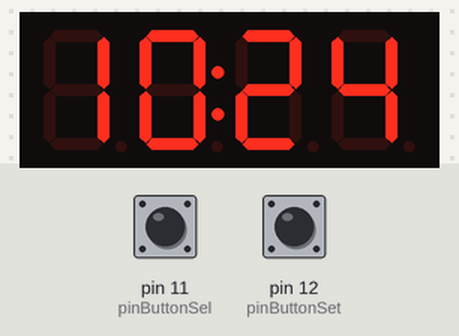
Bench run of a sketch on a simulated Arduino Uno, built with avr-gcc and run on an emulated ATmega328P. Shown: 4-digit seven-segment display. Wiring (inferred from the names in the program): DS1302 clock: CE pin 7; IO pin 8; clock pin 9. Inputs (shaded band) come from the test bench; at power-on: pin 11 (pinButtonSel) HIGH, pin 12 (pinButtonSet) HIGH. The local clock reads 2024-03-15 10:24:30 at power-on unless the sketch sets it; EEPROM starts erased.

Above: at 1.2 s.
1.3 s: pin 11 (pinButtonSel) pulled LOW for 0.15 s
At 1.55 s:
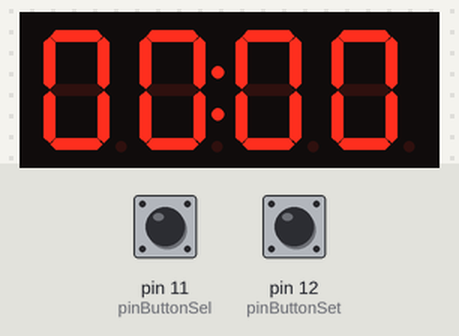
2.0 s: pin 12 (pinButtonSet) pulled LOW for 0.15 s
At 2.27 s:
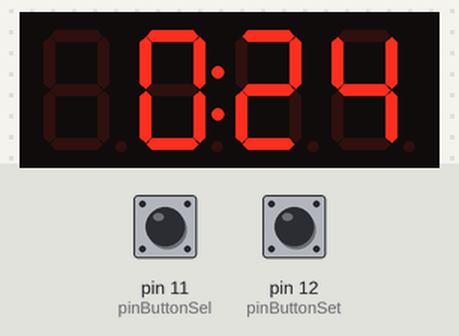
2.7 s: pin 11 (pinButtonSel) pulled LOW for 1 s
At 2.81 s:
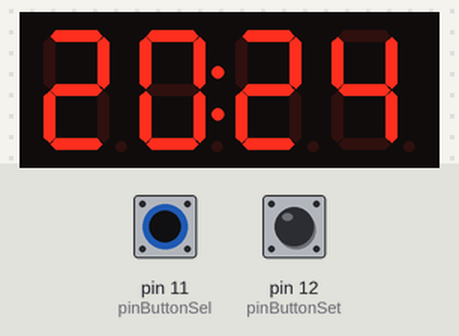
4.3 s: pin 12 (pinButtonSet) pulled LOW for 1 s
At 4.43 s:
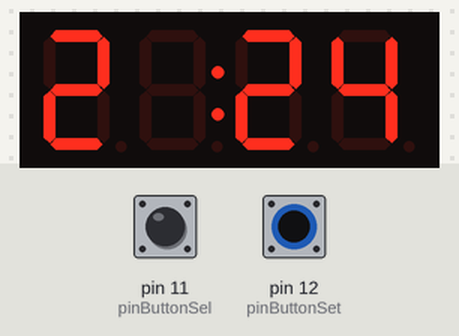
5.9 s: pin 12 (pinButtonSet) pulsed LOW 5 times (0.12 s each, 0.3 s apart)
At 6.61 s:
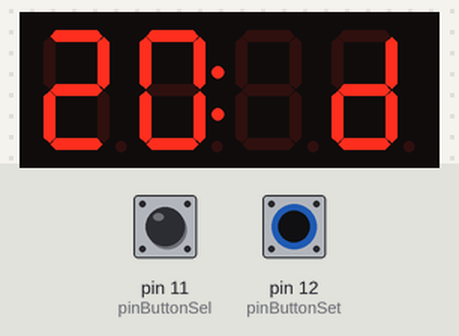
8.9 s: pin 12 (pinButtonSet) pulsed LOW 5 times (0.12 s each, 0.3 s apart)
At 9.6 s:
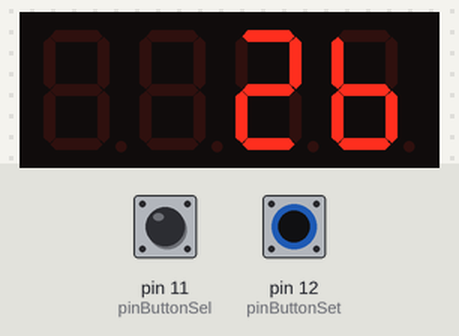
Timing chart, 0 to 11.9 s (numbered marks = the images above; inputs shaded):
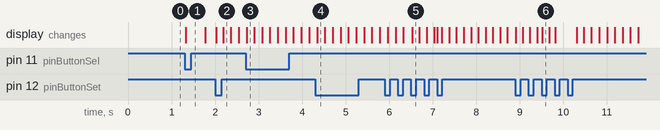

Measured:
- after the input at 1.3 s, the display: changes at once (image 1)
- after the input at 2.7 s, the display: changes at once (image 3)
- after the input at 4.3 s, the display: changes after 0.05 s (image 4)
- after the input at 5.9 s, the display: first differs from a run without the input after 0.25 s (image 5 shows a later state)
- after the input at 8.9 s, the display: first changes at once (image 6 shows a later state)

The sketch:

stop_clock.ino
```cpp
// Clock, written by  Tm4n (check Github)
// using a DS1302 clock module, a tm1637 display driver and two keys for setting the time
// displays humidity and temperature, too

#include <EEPROM.h>
#include <Time.h>

#include "TM1637.h"
#define CLK 3 //pins definitions for TM1637 and can be changed to other ports
#define DIO 2

TM1637 tm1637(CLK,DIO);

#include <stdio.h>
#include <DS1302.h>

const int kCePin   = 7;  // Chip Enable/Rst
const int kIoPin   = 8;  // Input/Output
const int kSclkPin = 9;  // Serial Clock

// Create a DS1302 object.
DS1302 rtc(kCePin, kIoPin, kSclkPin);

#include "Button.h"

// own stuff
int mode = 0;
int brightness = BRIGHT_TYPICAL;

const int pinButtonSel = 11;
const int pinButtonSet = 12;

Button ButtonSel(pinButtonSel, BUTTON_PULLUP_INTERNAL);
Button ButtonSet(pinButtonSet, BUTTON_PULLUP_INTERNAL);


void setup()
{
  // load values from EEPROM
  brightness = EEPROM.read(0);
  if (brightness > 7) brightness = BRIGHT_TYPICAL;

  tm1637.init();
  tm1637.set(brightness);//BRIGHT_TYPICAL = 2,BRIGHT_DARKEST = 0,BRIGHTEST = 7;
  // Initialize a new chip by turning off write protection and clearing the
  // clock halt flag. These methods needn't always be called. See the DS1302
  // datasheet for details.
  rtc.writeProtect(false);
  rtc.halt(false);

  // Make a new time object to set the date and time.
  // Sunday, September 22, 2013 at 01:38:50.
  //nTime t(2014, 6, 12, 22, 55, 50, nTime::kThursday);

  // Set the time and date on the chip.
  //rtc.time(t);
}

int setmode;

void settings()
{
  // set clock

  setmode = 0;
  nTime tm = rtc.time(); // get current time
  tm.sec = 0;
  int h1 = ((int)tm.hr) % 10;
  int h2 = (((int)tm.hr)/10) % 10;

  int m1 = ((int)tm.min) % 10;
  int m2 = (((int)tm.min)/10) % 10;

  int blk = -150;
  while(setmode < 4)
  {
    if (blk >= 150) blk = -150;
    if (blk == -150)
    {
      tm1637.point(true);
      tm1637.display(0,h2);
      tm1637.display(1,h1);
      tm1637.display(2,m2);
      tm1637.display(3,m1);
    }
    if (blk == 0)
    {
      tm1637.point(true);
      if (setmode == 0) tm1637.display(0,18); else tm1637.display(0,h2);
      if (setmode == 1) tm1637.display(1,18); else tm1637.display(1,h1);
      if (setmode == 2) tm1637.display(2,18); else tm1637.display(2,m2);
      if (setmode == 3) tm1637.display(3,18); else tm1637.display(3,m1);
    }
    switch (setmode)
    {
      case 0:
        if (ButtonSel.uniquePress()) h2++;
        if (h2 > 2) h2 = 0;
      break;
      case 1:
        if (ButtonSel.uniquePress()) h1++;
        if (h1 > 3 && h2 == 2) h1 = 0;
        if (h1 > 9) h1 = 0;
      break;
      case 2:
        if (ButtonSel.uniquePress()) m2++;
        if (m2 > 5) m2 = 0;
      break;
      case 3:
        if (ButtonSel.uniquePress()) m1++;
        if (m1 > 9) m1 = 0;
      break;
    }
    if (ButtonSet.uniquePress()) setmode++;
    delay(1);
    blk++;
  }

  tm.sec = 0;
  tm.min = m2*10 + m1;
  tm.hr = h2*10 + h1;

  // upload time to chip
  rtc.time(tm);


  // set date
  setmode = 0;
  tm1637.point(false);
  tm1637.display(2,18);
  tm1637.display(3,13);

  int d1 = ((int)tm.date) % 10;
  int d2 = (((int)tm.date)/10) % 10;

  while (setmode < 2)
  {
    if (blk >= 150) blk = -150;
    if (blk == -150)
    {
      tm1637.display(0,d2);
      tm1637.display(1,d1);

    }
    if (blk == 0)
    {
      if (setmode == 0) tm1637.display(0,18); else tm1637.display(0,d2);
      if (setmode == 1) tm1637.display(1,18); else tm1637.display(1,d1);
    }
    switch (setmode)
    {
      case 0:
        if (ButtonSel.uniquePress()) d2++;
        if (d2 > 3) d2 = 0;
      break;
      case 1:
        if (ButtonSel.uniquePress()) d1++;
        if (d1 > 1 && d2 == 3) d1 = 0;
        if (d1 > 9) if (d2 == 0) d1 = 1; else d1 = 0;
      break;
    }
    if (ButtonSet.uniquePress()) setmode++;
    delay(1);
    blk++;
  }
  tm.date = d2*10 + d1;
  if (tm.date == 0) tm.date = 1;


  // set month
  setmode = 0;
  tm1637.point(false);
  tm1637.display(2,22);
  tm1637.display(3,23);

  int m = (int)tm.mon;

  while (setmode < 1)
  {
    if (blk >= 150) blk = -150;
    if (blk == -150)
    {
      if (m < 10) tm1637.display(0,18); else tm1637.display(0, (m/10)%10);
      tm1637.display(1, m%10);

    }
    if (blk == 0)
    {
      tm1637.display(0,18);
      tm1637.display(1,18);
    }

    if (ButtonSel.uniquePress()) m++;
    if (m > 12) m = 1;

    if (ButtonSet.uniquePress()) setmode++;
    delay(1);
    blk++;
  }
  tm.mon = m;


  // set year
  setmode = 0;
  tm1637.point(false);
  tm1637.display(0,2);
  tm1637.display(1,0);

  int y1 = ((int)tm.yr) % 10;
  int y2 = (((int)tm.yr)/10) % 10;

  while (setmode < 2)
  {
    if (blk >= 150) blk = -150;
    if (blk == -150)
    {
      tm1637.display(2,y2);
      tm1637.display(3,y1);

    }
    if (blk == 0)
    {
      if (setmode == 0) tm1637.display(2,18); else tm1637.display(2,y2);
      if (setmode == 1) tm1637.display(3,18); else tm1637.display(3,y1);
    }
    switch (setmode)
    {
      case 0:
        if (ButtonSel.uniquePress()) y2++;
        if (y2 > 9) y2 = 0;
      break;
      case 1:
        if (ButtonSel.uniquePress()) y1++;
        if (y1 > 9) y1 = 0;
      break;
    }
    if (ButtonSet.uniquePress()) setmode++;
    delay(1);
    blk++;
  }
  tm.yr = 2000 + y2*10 + y1;

  // upload date to chip
  rtc.year(tm.yr);
  rtc.month(tm.mon);
  rtc.date(tm.date);


  /////////////////////////////////////////
  // brightness setting

  setmode = 0;
  blk = -150;
  while (setmode == 0)
  {
    if (blk >= 150) blk = -150;
    if (blk == -150)
    {
      tm1637.point(false);
      tm1637.display(0,18);
      tm1637.display(1,18);
      tm1637.display(2,brightness);
      tm1637.display(3,11);
    }
    if (blk == 0)
    {
      tm1637.display(2,18);
    }
    if (ButtonSel.uniquePress())
    {
      brightness++;
      if (brightness > 7) brightness = 0;
      tm1637.set(brightness);
    }

    if (ButtonSet.uniquePress()) setmode++;
    delay(1);
    blk++;
  }
  // safe brightness to EEPROM
  EEPROM.write(0, brightness);

  mode = 0;
}


int8_t digitdata[4];
boolean digipoint = false;
int digicount = 0;

void loop() {
  float h, t;
  switch(mode)
  {
    case 0:
    {
      // Display current time
      nTime tm = rtc.time();

      int h1 = ((int)tm.hr) % 10;
      int h2 = (((int)tm.hr)/10) % 10;

      int m1 = ((int)tm.min) % 10;
      int m2 = (((int)tm.min)/10) % 10;

      tm1637.point(true);
      if (h2 == 0) digitdata[0] = 18; else digitdata[0] = h2;
      digitdata[1] = h1;
      digitdata[2] = m2;
      digitdata[3] = m1;
      tm1637.display(digitdata);
    }
    break;

    case 1:
    {
      // Display time since press
      time_t t = now();

      // blink digital point
      digicount++;
      if (digicount > 10)
      {
        digicount = 0;
        tm1637.point(digipoint);
        digipoint = !digipoint;
      }


      if (t < 3600)
      {
        // display mins and secs
        int m1 = ((int)minute()) % 10;
        int m2 = (((int)minute())/10) % 10;

        int s1 = ((int)second()) % 10;
        int s2 = (((int)second())/10) % 10;

        digitdata[0] = m2;
        digitdata[1] = m1;
        digitdata[2] = s2;
        digitdata[3] = s1;
        tm1637.display(digitdata);
      }
      else
      {
        // display hours and mins
        int h1 = ((int)hour()) % 10;
        int h2 = (((int)hour())/10) % 10;

        int m1 = ((int)minute()) % 10;
        int m2 = (((int)minute())/10) % 10;

        if (h2 == 0) digitdata[0] = 18; else digitdata[0] = h2;
        digitdata[1] = h1;
        digitdata[2] = m2;
        digitdata[3] = m1;
        tm1637.display(digitdata);
      }
    }
    break;

  }

  unsigned int i;
  unsigned updt;
  if (mode == 1) updt = 2; else updt = 500;
  for (i = 0; i <= updt; i++)
  {
    // check for mode change
    if (ButtonSel.uniquePress())
    {
      if (mode == 0)
      {
        mode = 1;
        // reset timer current time
        setTime(0);
      }
      else
     {
       mode = 0;
       // freeze shortly
       tm1637.point(true);
       delay(2000);
     }

      i = 509;
    }

    if (ButtonSet.uniquePress())
    {
      settings();
      i = 509;
    }
    delay(10);
  }

}
```
